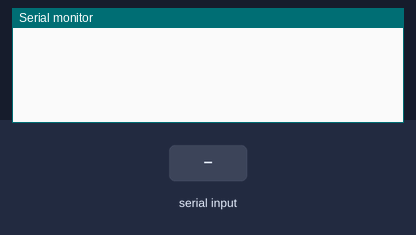
This sketch was run on a simulated Arduino Uno, built with avr-gcc and run on an emulated ATmega328P. Parts: the last lines printed to the serial monitor. The inputs (shaded band) are chosen by the test bench.

Above: at 1.2 s.
1.3 s: "90,45\n" received over Serial
At 2.1 s:
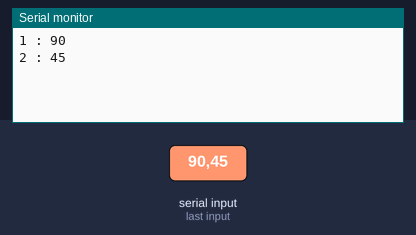
2.8 s: "30,150\n" received over Serial
At 4.1 s:
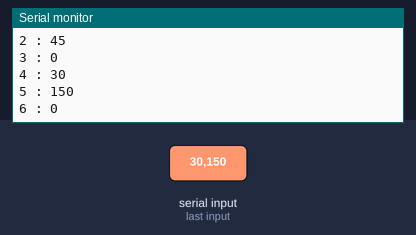
Timing chart, 0 to 5.8 s (numbered marks = the images above; inputs shaded):
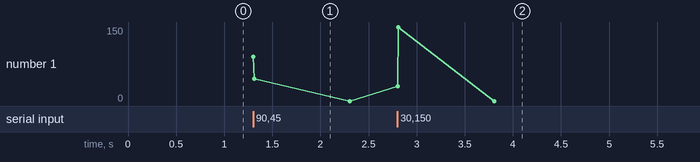

The sketch:

_9_TransValue.ino
```cpp
int count = 0;

void setup() {
  Serial.begin(9600);
}

void loop() {

  while(Serial.available()){
     //char c = Serial.read();
     int val = Serial.parseInt();

     count++;
     Serial.print(count);
     Serial.print(" : ");
     Serial.println(val);
  }

}
```

Measured:
- after the input at 1.3 s, the serial monitor: prints a new line at once (image 1)
- after the input at 2.8 s, the serial monitor: prints a new line at once (image 2)
